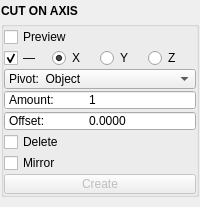
<?xml version="1.0" encoding="UTF-8"?>
<ui version="4.0">
 <class>QtUi</class>
 <widget class="QMainWindow" name="QtUi">
  <property name="geometry">
   <rect>
    <x>0</x>
    <y>0</y>
    <width>200</width>
    <height>207</height>
   </rect>
  </property>
  <property name="tabShape">
   <enum>QTabWidget::Triangular</enum>
  </property>
  <property name="dockNestingEnabled">
   <bool>true</bool>
  </property>
  <property name="dockOptions">
   <set>QMainWindow::AllowNestedDocks|QMainWindow::AllowTabbedDocks|QMainWindow::AnimatedDocks|QMainWindow::ForceTabbedDocks</set>
  </property>
  <property name="bnabled" stdset="0">
   <bool>true</bool>
  </property>
  <widget class="QWidget" name="central_widget">
   <property name="minimumSize">
    <size>
     <width>200</width>
     <height>0</height>
    </size>
   </property>
   <layout class="QVBoxLayout" name="verticalLayout_2">
    <property name="leftMargin">
     <number>1</number>
    </property>
    <property name="topMargin">
     <number>1</number>
    </property>
    <property name="rightMargin">
     <number>1</number>
    </property>
    <property name="bottomMargin">
     <number>1</number>
    </property>
    <item>
     <layout class="QVBoxLayout" name="verticalLayout">
      <property name="spacing">
       <number>0</number>
      </property>
      <item>
       <widget class="Header" name="header">
        <property name="minimumSize">
         <size>
          <width>0</width>
          <height>20</height>
         </size>
        </property>
        <property name="maximumSize">
         <size>
          <width>16777215</width>
          <height>20</height>
         </size>
        </property>
        <property name="font">
         <font>
          <weight>75</weight>
          <bold>true</bold>
         </font>
        </property>
        <property name="text">
         <string>CUT ON AXIS</string>
        </property>
       </widget>
      </item>
      <item>
       <widget class="QGroupBox" name="duplicate">
        <property name="title">
         <string/>
        </property>
        <layout class="QGridLayout" name="gridLayout_4">
         <property name="leftMargin">
          <number>0</number>
         </property>
         <property name="topMargin">
          <number>0</number>
         </property>
         <property name="rightMargin">
          <number>0</number>
         </property>
         <property name="bottomMargin">
          <number>0</number>
         </property>
         <property name="horizontalSpacing">
          <number>0</number>
         </property>
         <property name="verticalSpacing">
          <number>1</number>
         </property>
         <item row="11" column="0" colspan="4">
          <layout class="QHBoxLayout" name="horizontalLayout_2">
           <property name="spacing">
            <number>0</number>
           </property>
           <item>
            <widget class="QPushButton" name="b000">
             <property name="enabled">
              <bool>false</bool>
             </property>
             <property name="minimumSize">
              <size>
               <width>0</width>
               <height>20</height>
              </size>
             </property>
             <property name="maximumSize">
              <size>
               <width>999</width>
               <height>20</height>
              </size>
             </property>
             <property name="toolTip">
              <string>Finish the operation.</string>
             </property>
             <property name="layoutDirection">
              <enum>Qt::RightToLeft</enum>
             </property>
             <property name="text">
              <string>Create</string>
             </property>
             <property name="autoDefault">
              <bool>false</bool>
             </property>
             <property name="default">
              <bool>false</bool>
             </property>
             <property name="flat">
              <bool>false</bool>
             </property>
             <property name="bnabled" stdset="0">
              <bool>true</bool>
             </property>
            </widget>
           </item>
          </layout>
         </item>
         <item row="2" column="2">
          <widget class="QRadioButton" name="chk003">
           <property name="text">
            <string>Y</string>
           </property>
          </widget>
         </item>
         <item row="1" column="0" colspan="4">
          <layout class="QHBoxLayout" name="horizontalLayout">
           <property name="spacing">
            <number>0</number>
           </property>
           <item>
            <widget class="QCheckBox" name="chk000">
             <property name="minimumSize">
              <size>
               <width>0</width>
               <height>20</height>
              </size>
             </property>
             <property name="maximumSize">
              <size>
               <width>16777215</width>
               <height>20</height>
              </size>
             </property>
             <property name="toolTip">
              <string>Start the operation using any selected mesh objects.</string>
             </property>
             <property name="text">
              <string>Preview</string>
             </property>
             <property name="iconSize">
              <size>
               <width>18</width>
               <height>18</height>
              </size>
             </property>
             <property name="checkable">
              <bool>true</bool>
             </property>
            </widget>
           </item>
          </layout>
         </item>
         <item row="7" column="0" colspan="4">
          <widget class="QSpinBox" name="s000">
           <property name="minimumSize">
            <size>
             <width>0</width>
             <height>20</height>
            </size>
           </property>
           <property name="maximumSize">
            <size>
             <width>16777215</width>
             <height>20</height>
            </size>
           </property>
           <property name="toolTip">
            <string>The number of cuts to make.</string>
           </property>
           <property name="buttonSymbols">
            <enum>QAbstractSpinBox::NoButtons</enum>
           </property>
           <property name="prefix">
            <string>Amount:	</string>
           </property>
           <property name="minimum">
            <number>1</number>
           </property>
           <property name="maximum">
            <number>999</number>
           </property>
          </widget>
         </item>
         <item row="2" column="1">
          <widget class="QRadioButton" name="chk002">
           <property name="text">
            <string>X</string>
           </property>
           <property name="checked">
            <bool>true</bool>
           </property>
          </widget>
         </item>
         <item row="2" column="3">
          <widget class="QRadioButton" name="chk004">
           <property name="text">
            <string>Z</string>
           </property>
          </widget>
         </item>
         <item row="8" column="0" colspan="4">
          <widget class="DoubleSpinBox" name="s001">
           <property name="minimumSize">
            <size>
             <width>0</width>
             <height>20</height>
            </size>
           </property>
           <property name="maximumSize">
            <size>
             <width>16777215</width>
             <height>20</height>
            </size>
           </property>
           <property name="toolTip">
            <string>Offset amount from the center for the cut.</string>
           </property>
           <property name="buttonSymbols">
            <enum>QAbstractSpinBox::NoButtons</enum>
           </property>
           <property name="prefix">
            <string>Offset:	</string>
           </property>
           <property name="decimals">
            <number>4</number>
           </property>
           <property name="minimum">
            <double>-10000.000000000000000</double>
           </property>
           <property name="maximum">
            <double>10000.000000000000000</double>
           </property>
           <property name="singleStep">
            <double>0.100000000000000</double>
           </property>
           <property name="value">
            <double>0.000000000000000</double>
           </property>
          </widget>
         </item>
         <item row="9" column="0" colspan="4">
          <widget class="QCheckBox" name="chk005">
           <property name="enabled">
            <bool>true</bool>
           </property>
           <property name="toolTip">
            <string>Delete faces on the specified axis.</string>
           </property>
           <property name="text">
            <string>Delete</string>
           </property>
           <property name="checked">
            <bool>false</bool>
           </property>
          </widget>
         </item>
         <item row="10" column="0" colspan="4">
          <widget class="QCheckBox" name="chk006">
           <property name="enabled">
            <bool>true</bool>
           </property>
           <property name="toolTip">
            <string>Mirror the object across the opposing axis.</string>
           </property>
           <property name="text">
            <string>Mirror</string>
           </property>
          </widget>
         </item>
         <item row="2" column="0">
          <widget class="QCheckBox" name="chk001">
           <property name="text">
            <string>—</string>
           </property>
           <property name="checked">
            <bool>true</bool>
           </property>
          </widget>
         </item>
         <item row="6" column="0" colspan="4">
          <widget class="ComboBox" name="cmb000">
           <property name="minimumSize">
            <size>
             <width>0</width>
             <height>20</height>
            </size>
           </property>
           <property name="maximumSize">
            <size>
             <width>16777215</width>
             <height>20</height>
            </size>
           </property>
           <property name="toolTip">
            <string>&lt;html&gt;&lt;head/&gt;&lt;body&gt;&lt;p&gt;Controls how the edges of the mirrored geometry are treated. Set to 0 to keep border edges of the mirrored and original geometry separate, 1 to automatically merge border edges based on the specified 'mergeThreshold', or 2 to extrude and connect border edges to form a bridge between the original and mirrored parts.&lt;/p&gt;&lt;/body&gt;&lt;/html&gt;</string>
           </property>
           <property name="maxVisibleItems">
            <number>40</number>
           </property>
           <property name="maxCount">
            <number>500</number>
           </property>
           <property name="sizeAdjustPolicy">
            <enum>QComboBox::AdjustToContents</enum>
           </property>
           <property name="frame">
            <bool>true</bool>
           </property>
           <item>
            <property name="text">
             <string>Pivot:  Object</string>
            </property>
           </item>
           <item>
            <property name="text">
             <string>Pivot:  World</string>
            </property>
           </item>
           <item>
            <property name="text">
             <string>Pivot:  Bounding Box (center)</string>
            </property>
           </item>
          </widget>
         </item>
        </layout>
       </widget>
      </item>
      <item>
       <spacer name="verticalSpacer">
        <property name="orientation">
         <enum>Qt::Vertical</enum>
        </property>
        <property name="sizeHint" stdset="0">
         <size>
          <width>0</width>
          <height>10</height>
         </size>
        </property>
       </spacer>
      </item>
     </layout>
    </item>
   </layout>
  </widget>
 </widget>
 <customwidgets>
  <customwidget>
   <class>Header</class>
   <extends>QLabel</extends>
   <header>uitk.widgets.header.Header.h</header>
  </customwidget>
  <customwidget>
   <class>ComboBox</class>
   <extends>QComboBox</extends>
   <header>uitk.widgets.comboBox.ComboBox.h</header>
  </customwidget>
  <customwidget>
   <class>DoubleSpinBox</class>
   <extends>QDoubleSpinBox</extends>
   <header>widgets.doublespinbox.h</header>
  </customwidget>
 </customwidgets>
 <resources/>
 <connections/>
 <designerdata>
  <property name="gridDeltaX">
   <number>5</number>
  </property>
  <property name="gridDeltaY">
   <number>5</number>
  </property>
  <property name="gridSnapX">
   <bool>true</bool>
  </property>
  <property name="gridSnapY">
   <bool>true</bool>
  </property>
  <property name="gridVisible">
   <bool>true</bool>
  </property>
 </designerdata>
</ui>
